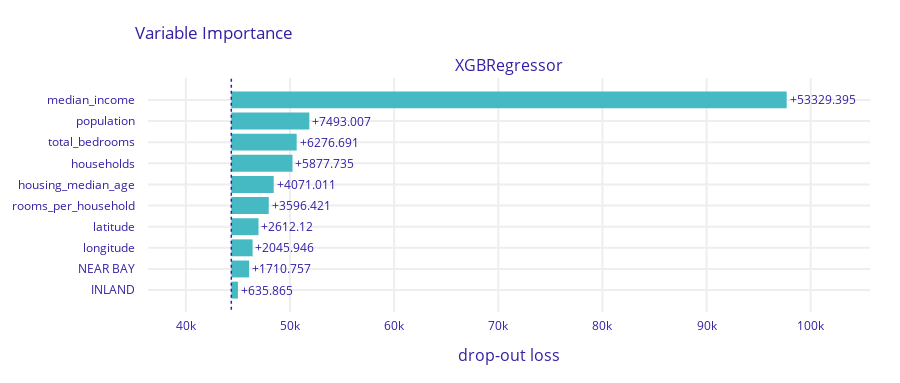

Here is the notebook cell this chart was saved with:
### Code cell
explainer_xgb = dx.Explainer(xgb, X, y)
parts_xgb = explainer_xgb.model_parts()
parts_xgb.plot()
print("\n")
print(parts_xgb.result.sort_values("dropout_loss", ascending=False))

### Figure 1 — Plotly figure (JSON) as saved in the notebook; plotly's stock layout.template omitted (floating-point values rounded to 4 significant figures)
{"data": [{"base": 44360.0, "hoverinfo": "text", "hoverlabel": {"bgcolor": "rgba(0,0,0,0.8)"}, "hovertext": ["Model: XGBRegressor loss after<br>variable: median_income is permuted: 97693.806<br>Drop-out loss change: +53329.395", "Model: XGBRegressor loss after<br>variable: population is permuted: 51857.417<br>Drop-out loss change: +7493.007", "Model: XGBRegressor loss after<br>variable: total_bedrooms is permuted: 50641.102<br>Drop-out loss change: +6276.691", "Model: XGBRegressor loss after<br>variable: households is permuted: 50242.146<br>Drop-out loss change: +5877.735", "Model: XGBRegressor loss after<br>variable: housing_median_age is permuted: 48435.422<br>Drop-out loss change: +4071.011", "Model: XGBRegressor loss after<br>variable: rooms_per_household is permuted: 47960.832<br>Drop-out loss change: +3596.421", "Model: XGBRegressor loss after<br>variable: latitude is permuted: 46976.53<br>Drop-out loss change: +2612.12", "Model: XGBRegressor loss after<br>variable: longitude is permuted: 46410.357<br>Drop-out loss change: +2045.946", "Model: XGBRegressor loss after<br>variable: NEAR BAY is permuted: 46075.168<br>Drop-out loss change: +1710.757", "Model: XGBRegressor loss after<br>variable: INLAND is permuted: 45000.276<br>Drop-out loss change: +635.865"], "marker": {"color": "#46bac2"}, "orientation": "h", "showlegend": false, "text": ["+53329.395", "+7493.007", "+6276.691", "+5877.735", "+4071.011", "+3596.421", "+2612.12", "+2045.946", "+1710.757", "+635.865"], "textposition": "outside", "type": "bar", "x": [53330.0, 7493.0, 6277.0, 5878.0, 4071.0, 3596.0, 2612.0, 2046.0, 1711.0, 635.9], "xaxis": "x", "y": ["median_income", "population", "total_bedrooms", "households", "housing_median_age", "rooms_per_household", "latitude", "longitude", "NEAR BAY", "INLAND"], "yaxis": "y"}], "layout": {"annotations": [{"font": {"size": 16}, "showarrow": false, "text": "XGBRegressor", "x": 0.5, "xanchor": "center", "xref": "paper", "y": 1, "yanchor": "bottom", "yref": "paper"}, {"font": {"size": 16}, "showarrow": false, "text": "drop-out loss", "x": 0.5, "xanchor": "center", "xref": "paper", "y": 0, "yanchor": "top", "yref": "paper", "yshift": -30}], "font": {"color": "#371ea3"}, "height": 383, "margin": {"b": 71, "r": 30, "t": 78}, "shapes": [{"line": {"color": "#371ea3", "dash": "dot", "width": 1.5}, "type": "line", "x0": 44360.0, "x1": 44360.0, "xref": "x", "y0": -1, "y1": 10, "yref": "y"}], "title": {"text": "Variable Importance", "x": 0.15}, "xaxis": {"anchor": "y", "automargin": true, "domain": [0, 1], "fixedrange": true, "gridwidth": 2, "range": [36370.0, 105700.0], "tickcolor": "white", "ticklen": 3, "ticks": "outside", "type": "linear", "zeroline": false}, "yaxis": {"anchor": "x", "automargin": true, "autorange": "reversed", "domain": [0, 1], "fixedrange": true, "gridwidth": 2, "tickcolor": "white", "ticklen": 10, "ticks": "outside", "type": "category"}}}
